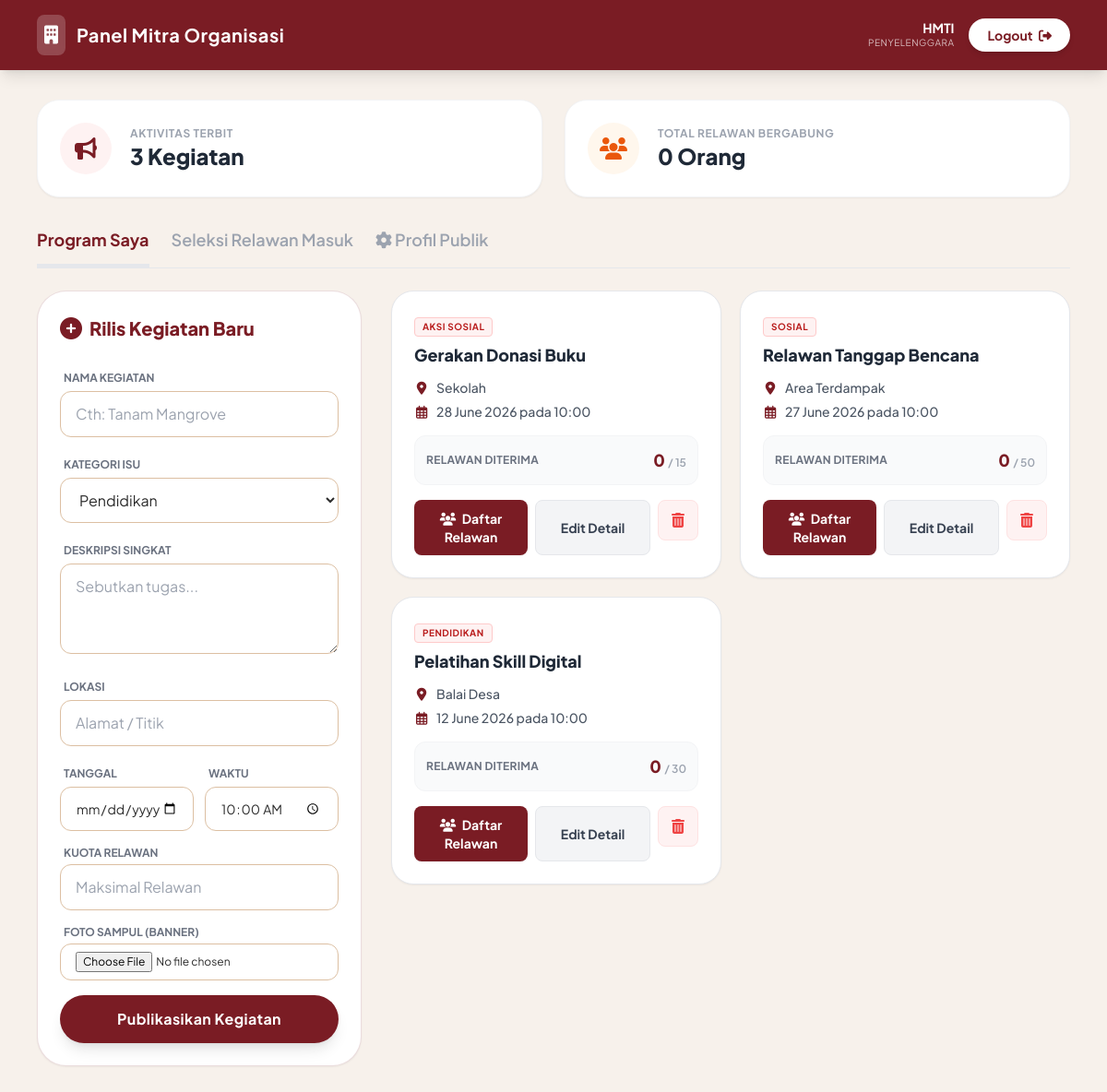
/organisasi.php (signed in), run on the app's committed database.
### tables this page shows
CREATE TABLE `programs` (
  `id` int(11) NOT NULL,
  `name` varchar(150) NOT NULL,
  `description` text NOT NULL,
  `location` varchar(150) NOT NULL,
  `prog_date` date NOT NULL,
  `quota` int(11) NOT NULL,
  `rating` int(11) DEFAULT 0,
  `category` varchar(50) DEFAULT 'Sosial',
  `organizer` varchar(100) DEFAULT 'VolunteerOne Official',
  `image_url` varchar(255) DEFAULT 'https://images.unsplash.com/photo-1593113589914-075990190da4?auto=format&fit=crop&q=80&w=500',
  `organizer_id` int(11) DEFAULT NULL,
  `prog_time` varchar(20) DEFAULT '10:00'
);

### organisasi.php (the view, shortened to what this page needs)
<?php
require 'koneksi.php';
$org_id = $_SESSION['user_id'];
try {
    $pdo->exec("UPDATE applications SET status = 'Disetujui' WHERE status = 'Diterima'");
} catch(PDOException $e) {}
try {
    $stmtStatProg = $pdo->prepare("SELECT COUNT(*) FROM programs WHERE organizer_id = ?");
    $stmtStatProg->execute([$org_id]);
    $stat_programs = $stmtStatProg->fetchColumn();
    $stmtStatVol = $pdo->prepare("
        SELECT COUNT(*) FROM applications a
        JOIN programs p ON a.program_id = p.id
        WHERE p.organizer_id = ? AND a.status = 'Disetujui'
    ");
    $stmtStatVol->execute([$org_id]);
    $stat_vols = $stmtStatVol->fetchColumn();
    $stmtProgs = $pdo->prepare("SELECT * FROM programs WHERE organizer_id = ? ORDER BY prog_date DESC");
    $stmtProgs->execute([$org_id]);
    $my_programs = $stmtProgs->fetchAll(PDO::FETCH_ASSOC);
    $approved_vols_by_prog = [];
} catch (PDOException $e) {
    die("Gagal memuat data sistem: " . $e->getMessage());
}
?>
<!DOCTYPE html>
<html lang="id">
<head>
    <script src="https://cdn.tailwindcss.com"></script>
    <link rel="stylesheet" href="https://cdnjs.cloudflare.com/ajax/libs/font-awesome/6.4.0/css/all.min.css">
</head>
<body class="pb-12">
<nav class="bg-primary-vol text-white p-4 shadow-lg sticky top-0 z-50">
    <div class="max-w-6xl mx-auto flex justify-between items-center px-4">
        <div class="flex items-center gap-3">
            <div class="bg-white/20 p-2 rounded-lg backdrop-blur-sm"><i class="fas fa-building text-xl"></i></div>
            <h1 class="font-bold text-xl tracking-wide mb-0">Panel Mitra Organisasi</h1>
        </div>
        <div class="flex items-center gap-4">
            <div class="text-right hidden md:block">
                <p class="text-sm font-bold leading-tight m-0"><?= htmlspecialchars($_SESSION['name']) ?></p>
                <p class="text-[10px] text-white/70 uppercase tracking-wider m-0">Penyelenggara</p>
            </div>
            <a href="logout.php" class="bg-white text-primary-vol hover:bg-gray-100 px-5 py-2 rounded-full font-bold text-sm shadow-md transition">Logout <i class="fas fa-sign-out-alt ml-1"></i></a>
        </div>
    </div>
</nav>
<main class="max-w-6xl mx-auto p-4 py-8">
    <div class="grid grid-cols-1 md:grid-cols-2 gap-6 mb-8">
        <div class="bg-white p-6 rounded-3xl shadow-sm border border-gray-100 flex items-center gap-5 hover:shadow-md transition">
            <div class="bg-red-50 text-[#7a1c24] w-14 h-14 rounded-full flex items-center justify-center text-2xl"><i class="fas fa-bullhorn"></i></div>
            <div>
                <p class="text-xs font-bold text-gray-400 uppercase tracking-wider">Aktivitas Terbit</p>
                <h3 class="text-2xl font-black text-gray-800"><?= $stat_programs ?> Kegiatan</h3>
            </div>
        </div>
        <div class="bg-white p-6 rounded-3xl shadow-sm border border-gray-100 flex items-center gap-5 hover:shadow-md transition">
            <div class="bg-orange-50 text-orange-600 w-14 h-14 rounded-full flex items-center justify-center text-2xl"><i class="fas fa-users"></i></div>
            <div>
                <p class="text-xs font-bold text-gray-400 uppercase tracking-wider">Total Relawan Bergabung</p>
                <h3 class="text-2xl font-black text-gray-800"><?= $stat_vols ?> Orang</h3>
            </div>
        </div>
    </div>
    <div class="flex gap-6 border-b border-gray-200 mb-6 overflow-x-auto custom-scrollbar">
        <button onclick="switchTab('program')" id="btn-tab-program" class="pb-3 border-b-4 border-primary-vol font-bold text-primary-vol text-lg whitespace-nowrap">Program Saya</button>
        <button onclick="switchTab('relawan')" id="btn-tab-relawan" class="pb-3 border-b-4 border-transparent font-semibold text-gray-400 hover:text-gray-700 text-lg transition-colors whitespace-nowrap">Seleksi Relawan Masuk</button>
        <button onclick="switchTab('profil')" id="btn-tab-profil" class="pb-3 border-b-4 border-transparent font-semibold text-gray-400 hover:text-gray-700 text-lg transition-colors whitespace-nowrap"><i class="fas fa-cog"></i> Profil Publik</button>
    </div>
    <div id="tab-program" class="block">
        <div class="grid grid-cols-1 lg:grid-cols-12 gap-8">
            <div class="lg:col-span-4">
                <div class="p-6 rounded-[2rem] shadow-sm sticky-sidebar card-cream">
                    <h3 class="font-extrabold text-xl mb-6 text-primary-vol flex items-center gap-2"><i class="fas fa-plus-circle text-2xl"></i> Rilis Kegiatan Baru</h3>
                    <form method="POST" enctype="multipart/form-data" class="space-y-4">
                        <div>
                            <label class="text-xs font-bold text-gray-500 uppercase ml-1">Nama Kegiatan</label>
                            <input type="text" name="name" required class="input-form mt-1" placeholder="Cth: Tanam Mangrove">
                        </div>
                        <div>
                            <label class="text-xs font-bold text-gray-500 uppercase ml-1">Kategori Isu</label>
                            <select name="category" class="input-form mt-1 bg-white">
                                <option value="Pendidikan">Pendidikan</option>
                            </select>
                        </div>
                        <div>
                            <label class="text-xs font-bold text-gray-500 uppercase ml-1">Deskripsi Singkat</label>
                            <textarea name="description" required class="input-form mt-1" rows="3" placeholder="Sebutkan tugas..."></textarea>
                        </div>
                        <div>
                            <label class="text-xs font-bold text-gray-500 uppercase ml-1">Lokasi</label>
                            <input type="text" name="location" required class="input-form mt-1" placeholder="Alamat / Titik">
                        </div>
                        <div class="grid grid-cols-2 gap-3">
                            <div>
                                <label class="text-xs font-bold text-gray-500 uppercase ml-1">Tanggal</label>
                                <input type="date" name="prog_date" required class="input-form mt-1 text-sm">
                            </div>
                            <div>
                                <label class="text-xs font-bold text-gray-500 uppercase ml-1">Waktu</label>
                                <input type="time" name="prog_time" required class="input-form mt-1 text-sm" value="10:00">
                            </div>
                        </div>
                        <div>
                            <label class="text-xs font-bold text-gray-500 uppercase ml-1 block mb-1">Kuota Relawan</label>
                            <input type="number" name="quota" required min="1" class="input-form" placeholder="Maksimal Relawan">
                        </div>
                        <div>
                            <label class="text-xs font-bold text-gray-500 uppercase ml-1 block mb-1">Foto Sampul (Banner)</label>
                            <input type="file" name="image_file" accept=".jpg,.jpeg,.png,.webp" class="input-form text-xs py-2 bg-white cursor-pointer">
                        </div>
                        <button type="submit" name="add_program" class="w-full py-3.5 bg-primary-vol hover:bg-[#5a1218] text-white font-bold rounded-full shadow-lg mt-6 text-base tracking-wide transition duration-200">Publikasikan Kegiatan</button>
                    </form>
                </div>
            </div>
            <div class="lg:col-span-8">
                <div class="grid grid-cols-1 sm:grid-cols-2 gap-5">
                    <?php foreach($my_programs as $p): ?>
                        <?php
                            $stmtC = $pdo->prepare("SELECT COUNT(*) FROM applications WHERE program_id = ? AND status = 'Disetujui'");
                            $stmtC->execute([$p['id']]);
                            $pendaftar = $stmtC->fetchColumn();
                        ?>
                        <div class="bg-white border border-gray-200 p-6 rounded-3xl shadow-sm hover:shadow-lg transition flex flex-col justify-between">
                            <div>
                                <span class="bg-red-50 text-red-700 text-[10px] font-bold px-2 py-0.5 rounded uppercase tracking-wider mb-2 inline-block border border-red-200"><?= htmlspecialchars($p['category'] ?? 'Sosial') ?></span>
                                <h5 class="font-extrabold text-gray-800 text-lg mb-3 leading-snug line-clamp-2"><?= htmlspecialchars($p['name']) ?></h5>
                                <div class="space-y-1.5 mb-4 text-sm text-gray-600 font-medium">
                                    <p class="flex items-start gap-2"><i class="fas fa-map-marker-alt text-primary-vol w-4 text-center mt-1"></i> <span class="line-clamp-1"><?= htmlspecialchars($p['location']) ?></span></p>
                                    <p class="flex items-start gap-2"><i class="far fa-calendar-alt text-primary-vol w-4 text-center mt-1"></i> <?= date('d F Y', strtotime($p['prog_date'])) ?> pada <?= htmlspecialchars($p['prog_time'] ?? '10:00') ?></p>
                                </div>
                            </div>
                            <div>
                                <div class="bg-gray-50 p-3 rounded-xl flex justify-between items-center border border-gray-100 mb-4">
                                    <div class="text-xs font-bold text-gray-500 uppercase tracking-wide">Relawan Diterima</div>
                                    <div class="font-black text-primary-vol text-lg"><?= $pendaftar ?> <span class="text-xs text-gray-400 font-semibold">/ <?= $p['quota'] ?></span></div>
                                </div>
                                <div class="flex gap-2 flex-wrap">
                                    <button onclick='showApprovedVols(<?= json_encode($approved_vols_by_prog[$p['id']] ?? []) ?>, <?= json_encode($p['name']) ?>)' class="bg-primary-vol text-white w-full py-2.5 rounded-lg text-sm font-bold transition flex-1 shadow-sm"><i class="fas fa-users mr-1"></i> Daftar Relawan</button>
                                    <button onclick='openEditModal(<?= json_encode($p) ?>)' class="bg-gray-100 hover:bg-gray-200 text-gray-700 w-full py-2.5 rounded-lg text-sm font-bold transition flex-1 border border-gray-200">Edit Detail</button>
                                    <form method="POST" onsubmit="return confirm('Apakah Anda yakin ingin menghapus program ini beserta seluruh relawan pendaftarnya?');">
                                        <button type="submit" name="delete_program" class="bg-red-50 hover:bg-red-500 hover:text-white text-red-500 w-11 h-11 rounded-lg flex items-center justify-center transition border border-red-100">
                                            <i class="fas fa-trash-alt"></i>
                                        </button>
                                    </form>
                                </div>
                            </div>
                        </div>
                    <?php endforeach; ?>
                </div>
            </div>
        </div>
    </div>
</main>
</body>
</html>

### organisasi.php (style rules this page uses)
body { font-family: 'Plus Jakarta Sans', sans-serif; background-color: #f7f1eb; color: #2C2C2C; }
.card-cream { background-color: #ebdcc9; border: 1px solid rgba(122, 28, 36, 0.15); }
.bg-primary-vol { background-color: #7a1c24; }
.text-primary-vol { color: #7a1c24; }
.input-form { background-color: #ffffff; border: 1px solid #dcbfa2; border-radius: 12px; padding: 12px 16px; width: 100%; outline: none; transition: all 0.3s ease; }
.sticky-sidebar { position: sticky; top: 100px; z-index: 10; background-color: white; }

### data on the page
programs: category "AKSI SOSIAL", name "Gerakan Donasi Buku", location "Sekolah", prog_date "28 June 2026", prog_time "10:00", pendaftar "0", quota "15"
programs: category "SOSIAL", name "Relawan Tanggap Bencana", location "Area Terdampak", prog_date "27 June 2026", prog_time "10:00", pendaftar "0", quota "50"
programs: category "PENDIDIKAN", name "Pelatihan Skill Digital", location "Balai Desa", prog_date "12 June 2026", prog_time "10:00", pendaftar "0", quota "30"

### other printed values
$_SESSION['name'] "HMTI"
$stat_programs "3"
$stat_vols "0"
